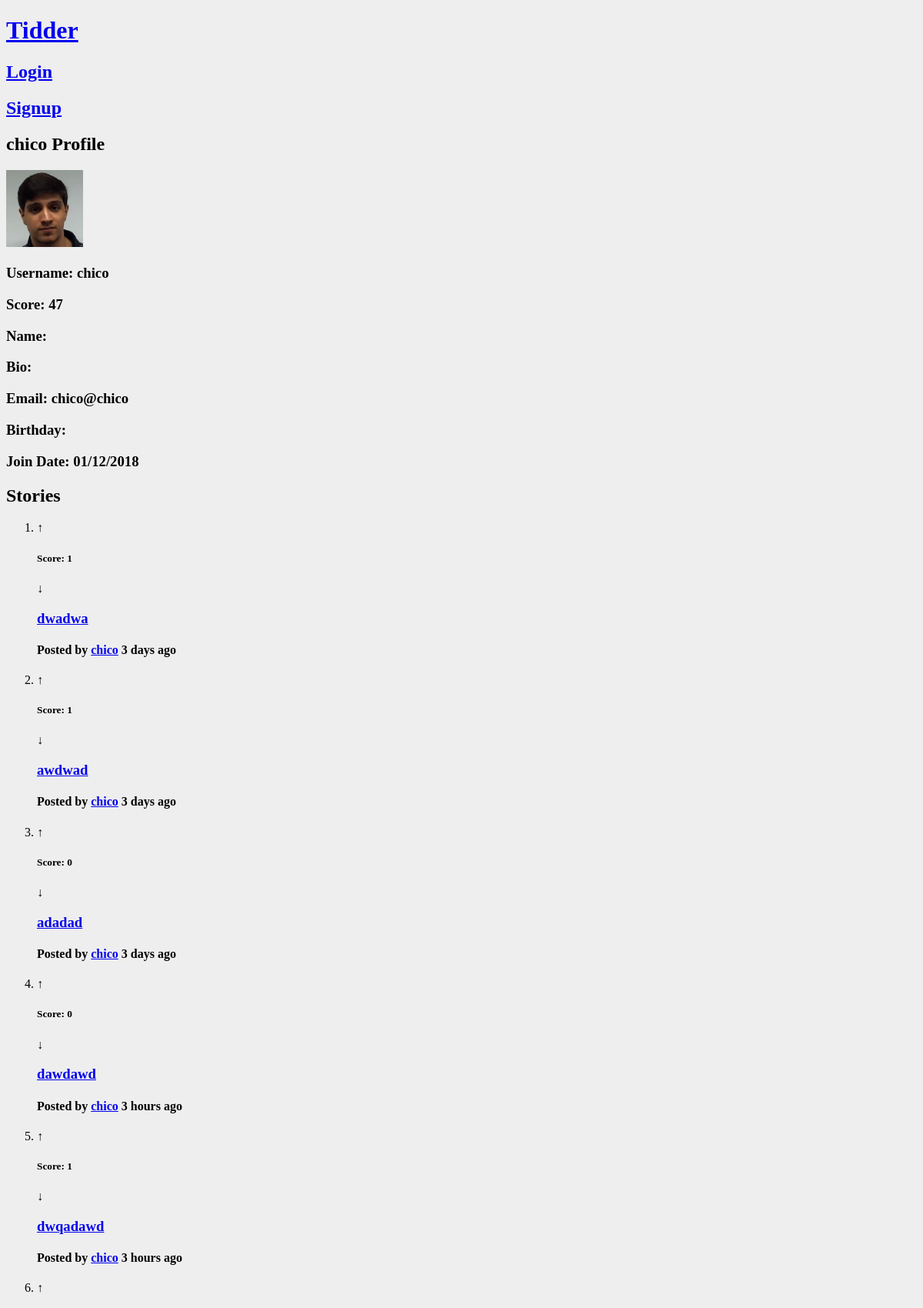
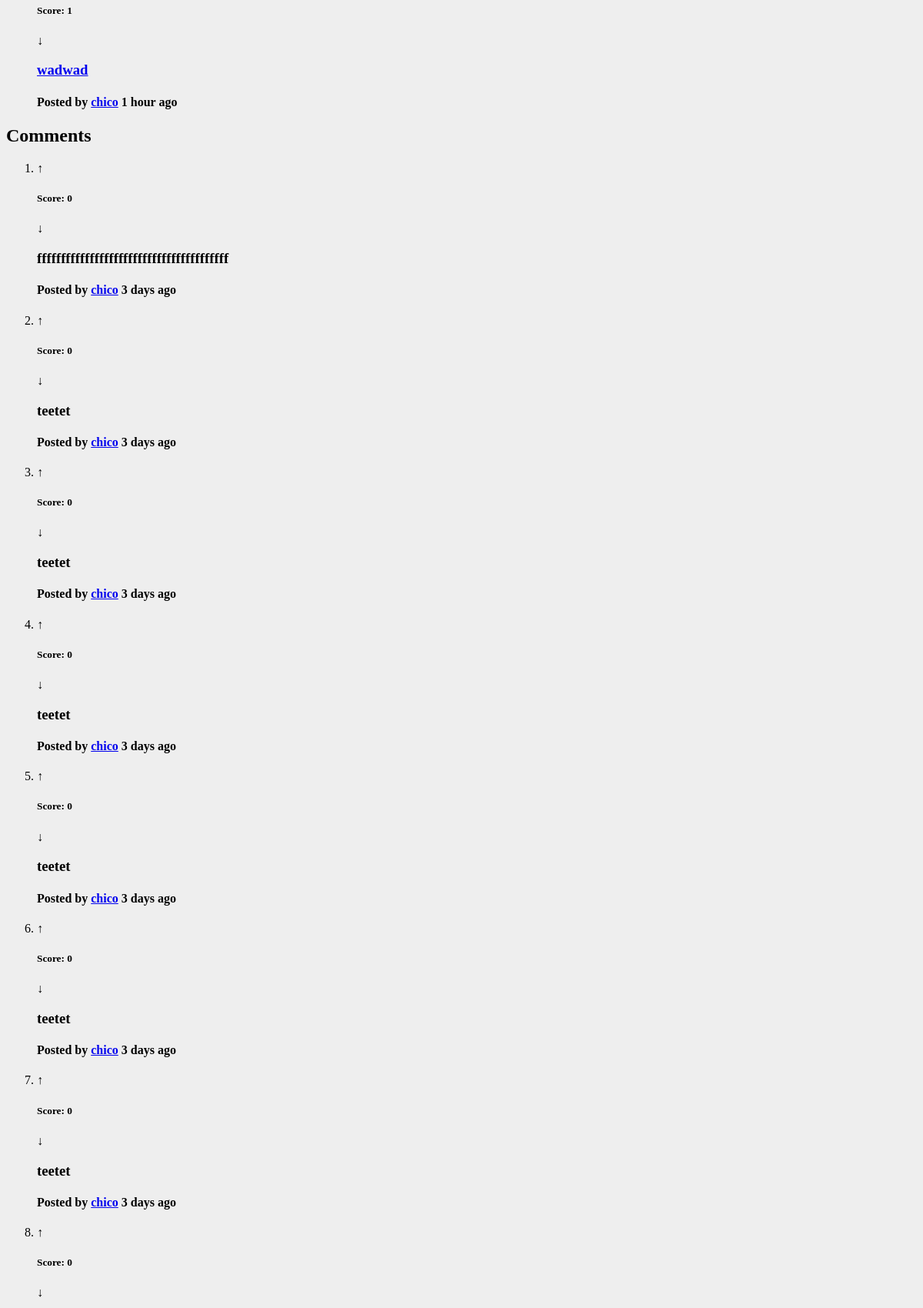
The app's page /pages/profile.php?username=chico (upper part) with its own data (2 pictures, top to bottom).
### tables this page shows
CREATE TABLE user (
    user_id INTEGER NOT NULL PRIMARY KEY AUTOINCREMENT,
    username VARCHAR NOT NULL UNIQUE,
    email VARCHAR NOT NULL UNIQUE,
    password VARCHAR NOT NULL,
    realname VARCHAR,
    birthday DATE,
    join_date DATE NOT NULL,
	bio VARCHAR
);

CREATE TABLE opinion (
    opinion_id INTEGER NOT NULL PRIMARY KEY AUTOINCREMENT,
	parent_id INTEGER REFERENCES opinion(opinion_id),
    opinion_title VARCHAR,
    opinion_text VARCHAR NOT NULL,
	posted DATETIME NOT NULL,
    user_id INTEGER NOT NULL REFERENCES user
);

### database/db_user.php (called while the page is built, shortened)
<?php
	function getUserInfo(&$user_id, $username, &$realname, &$email, &$birthday, &$join_date, &$bio) {
		$db = Database::instance()->db();
		$stmt = $db->prepare('SELECT * FROM user WHERE username = ?');
		$stmt->execute(array($username));
		$user = $stmt->fetch();
		$email = $user['email'];
		$join_date = $user['join_date'];
	}
?>

### database/db_story.php (called while the page is built, shortened)
<?php
	function getStories($user_id){
		$db = Database::instance()->db();
		$stmt = $db->prepare('SELECT * FROM opinion WHERE user_id = ? AND parent_id IS NULL');
		$stmt->execute(array($user_id));
		return $stmt->fetchAll();
	}
	function getComments($user_id){
		$db = Database::instance()->db();
		$stmt = $db->prepare('SELECT * FROM opinion WHERE user_id = ? AND parent_id NOT NULL');
		$stmt->execute(array($user_id));
		return $stmt->fetchAll();
	}
?>

### database/db_vote.php (called while the page is built, shortened)
<?php
	function getScore($opinion_id){
		$db = Database::instance()->db();
		$stmt = $db->prepare('SELECT count(*) AS score FROM vote WHERE opinion_id = ? AND value = 1');
		$stmt->execute(array($opinion_id));
		$upvotes = $stmt->fetch()['score'];
		$stmt = $db->prepare('SELECT count(*) AS score FROM vote WHERE opinion_id = ? AND value = -1');
		$stmt->execute(array($opinion_id));
		$downvotes = $stmt->fetch()['score'];
		return $upvotes - $downvotes;
	}
?>

### includes/date.php (called while the page is built, shortened)
<?php
	function formatDate($date){
		if($date == '')
			return '';
		else {
			$time = strtotime($date);
			return date("d/m/Y",$time);
		}
	}
	function deltaTime($now, $date){
		$time = strtotime($date);
		$delta = $now - $time;
		if(!floor($delta/86400)){
			$time_word = (floor($delta/3600) == 1 ? ' hour ' : ' hours ');
			return floor($delta/3600).$time_word.'ago';
		}
		if(!floor($delta/2592000)){
			$time_word = (floor($delta/86400) == 1 ? ' day ' : ' days ');
			return floor($delta/86400).$time_word.'ago';
		}
		$time_word = (floor($delta/31104000) == 1 ? ' year ' : ' years ');
		return floor($delta/31104000).$time_word.'ago';
	}
?>

### templates/tpl_comments.php (the view, shortened to what this page needs)
<?php
	function draw_comments($comments, $not_profile){
		global $story_id?>
        <section id="comments" data-id="<?=$story_id?>">
		<header>
			<h2>Comments</h2>
		</header>
		?><ol><?php
		    foreach($comments as $comment)
				draw_comment($comment, $not_profile);
		?>
	    </ol>
		</section>
        <?php } ?>
    <?php function draw_comment($comment, $not_profile) {
		global $now;?>
		<li>
        <article class="comment" data-id="<?=$comment['opinion_id']?>">
			<div class="upvote" role="button" data-value="<?=$comment['vote']?>">&#8593;</div>
			<h5>Score: <?=$comment['score']?></h5>
			<div class="downvote" role="button" data-value="<?=$comment['vote']?>">&#8595;</div>
			<h3><?=$comment['opinion_text']?></a></h3>
			<h4>Posted by <a href="<?='profile.php?username='.urlencode($comment['username'])?>"><?=$comment['username']?></a> <?=deltaTime($now, $comment['posted'])?></h4>
		</article>
		</li>
    <?php } ?>

### pages/profile.php (shortened to what this page needs)
<?php
	include_once('../includes/date.php');
	include_once('../database/db_user.php');
	include_once('../database/db_story.php');
	include_once('../database/db_vote.php');
	include_once('../templates/tpl_common.php');
	include_once('../templates/tpl_stories.php');
	include_once('../templates/tpl_comments.php');
	$username = urldecode($_GET['username']);
	getUserInfo($user_id, $username, $realname, $email, $birthday, $join_date, $bio);
	$stories = getStories($user_id);
	$comments = getComments($user_id);
	$now = time();
	$score = 0;
	for($i = 0; $i < count($stories); $i++){
		$stories[$i]['username'] = $username;
		$stories[$i]['score'] = getScore($stories[$i]['opinion_id']);
		$score += $stories[$i]['score'];
	}
	for($i = 0; $i < count($comments); $i++){
		$comments[$i]['username'] = $username;
		$comments[$i]['score'] = getScore($comments[$i]['opinion_id']);
		$score += $comments[$i]['score'];
	}
	$formatted_birthday = formatDate($birthday);
	$formatted_join_date = formatDate($join_date);
	$path = "../pictures/".$user_id.".jpeg";
	$alt = $user_id." Profile Pic";
	if(!file_exists($path))
		$path = "../pictures/".$user_id.".jpg";
	if(!file_exists($path))
		$path = "../pictures/".$user_id.".png";
?>
	<h2><?=$username?> Profile</h2>
	<h3><img src=<?=$path?> alt=<?=$alt?> width="100" height="100"></h3>
	<h3>Username: <?=$username?></h3>
	<h3>Score: <?=$score?></h3>
	<h3>Name: <?=$realname?></h3>
	<h3>Bio: <?=$bio?></h3>
	<h3>Email: <?=$email?></h3>
	<h3>Birthday: <?=$formatted_birthday?></h3>
	<h3>Join Date: <?=$formatted_join_date?></h3>
<section id="stories">
	<?php
	draw_stories($stories, false);
?>
</section>
<section id="comments">
	<?php
	draw_comments($comments,false);
?>
</section>

### templates/tpl_stories.php (shortened to what this page needs)
<?php function draw_stories($stories, $not_profile){ ?>
        <section id="stories">
		<header>
			<h2>Stories</h2>
		</header>
		<ol>
        <?php
            foreach($stories as $story)
				draw_story($story);
		?>
		<?php
		} ?>
    <?php function draw_story($story) {
		global $now;?>
		<li>
        <article class="story" data-id="<?=$story['opinion_id']?>">
				<div class="upvote" role="button" data-value="<?=$story['vote']?>">&#8593;</div>
				<h5>Score: <?=$story['score']?></h5>
				<div class="downvote" role="button" data-value="<?=$story['vote']?>">&#8595;</div>
				<h3><a href="story.php?story_id=<?=$story['opinion_id']?>"><?=$story['opinion_title']?></a></h3>
				<h4>Posted by <a href="<?='profile.php?username='.urlencode($story['username'])?>"><?=$story['username']?></a> <?=deltaTime($now, $story['posted'])?></h4>
		</article>
		</li>
    <?php } ?>

### css/style.css (style rules this page uses)
body { background-color: #eee; }

### records on screen
user: email "chico@chico", join_date "01/12/2018"
opinion: user "1", opinion_title "dwadwa", username "chico", posted "3 days ago"
opinion: user "1", opinion_title "awdwad", username "chico", posted "3 days ago"
opinion: score "0", opinion_title "adadad", username "chico", posted "3 days ago"
opinion: score "0", opinion_title "dawdawd", username "chico", posted "3 hours ago"
opinion: user "1", opinion_title "dwqadawd", username "chico", posted "3 hours ago"
opinion: user "1", opinion_title "wadwad", username "chico", posted "1 hour ago"
opinion: score "0", opinion_text "ffffffffffffffffffffffffffffffffffffffff", username "chico", posted "3 days ago"
opinion: score "0", opinion_text "teetet", username "chico", posted "3 days ago"
opinion: score "0", opinion_text "teetet", username "chico", posted "3 days ago"
opinion: score "0", opinion_text "teetet", username "chico", posted "3 days ago"
opinion: score "0", opinion_text "teetet", username "chico", posted "3 days ago"
opinion: score "0", opinion_text "teetet", username "chico", posted "3 days ago"
opinion: score "0", opinion_text "teetet", username "chico", posted "3 days ago"
opinion: score "0"

### other values on screen
$username "chico"
$score "47"
